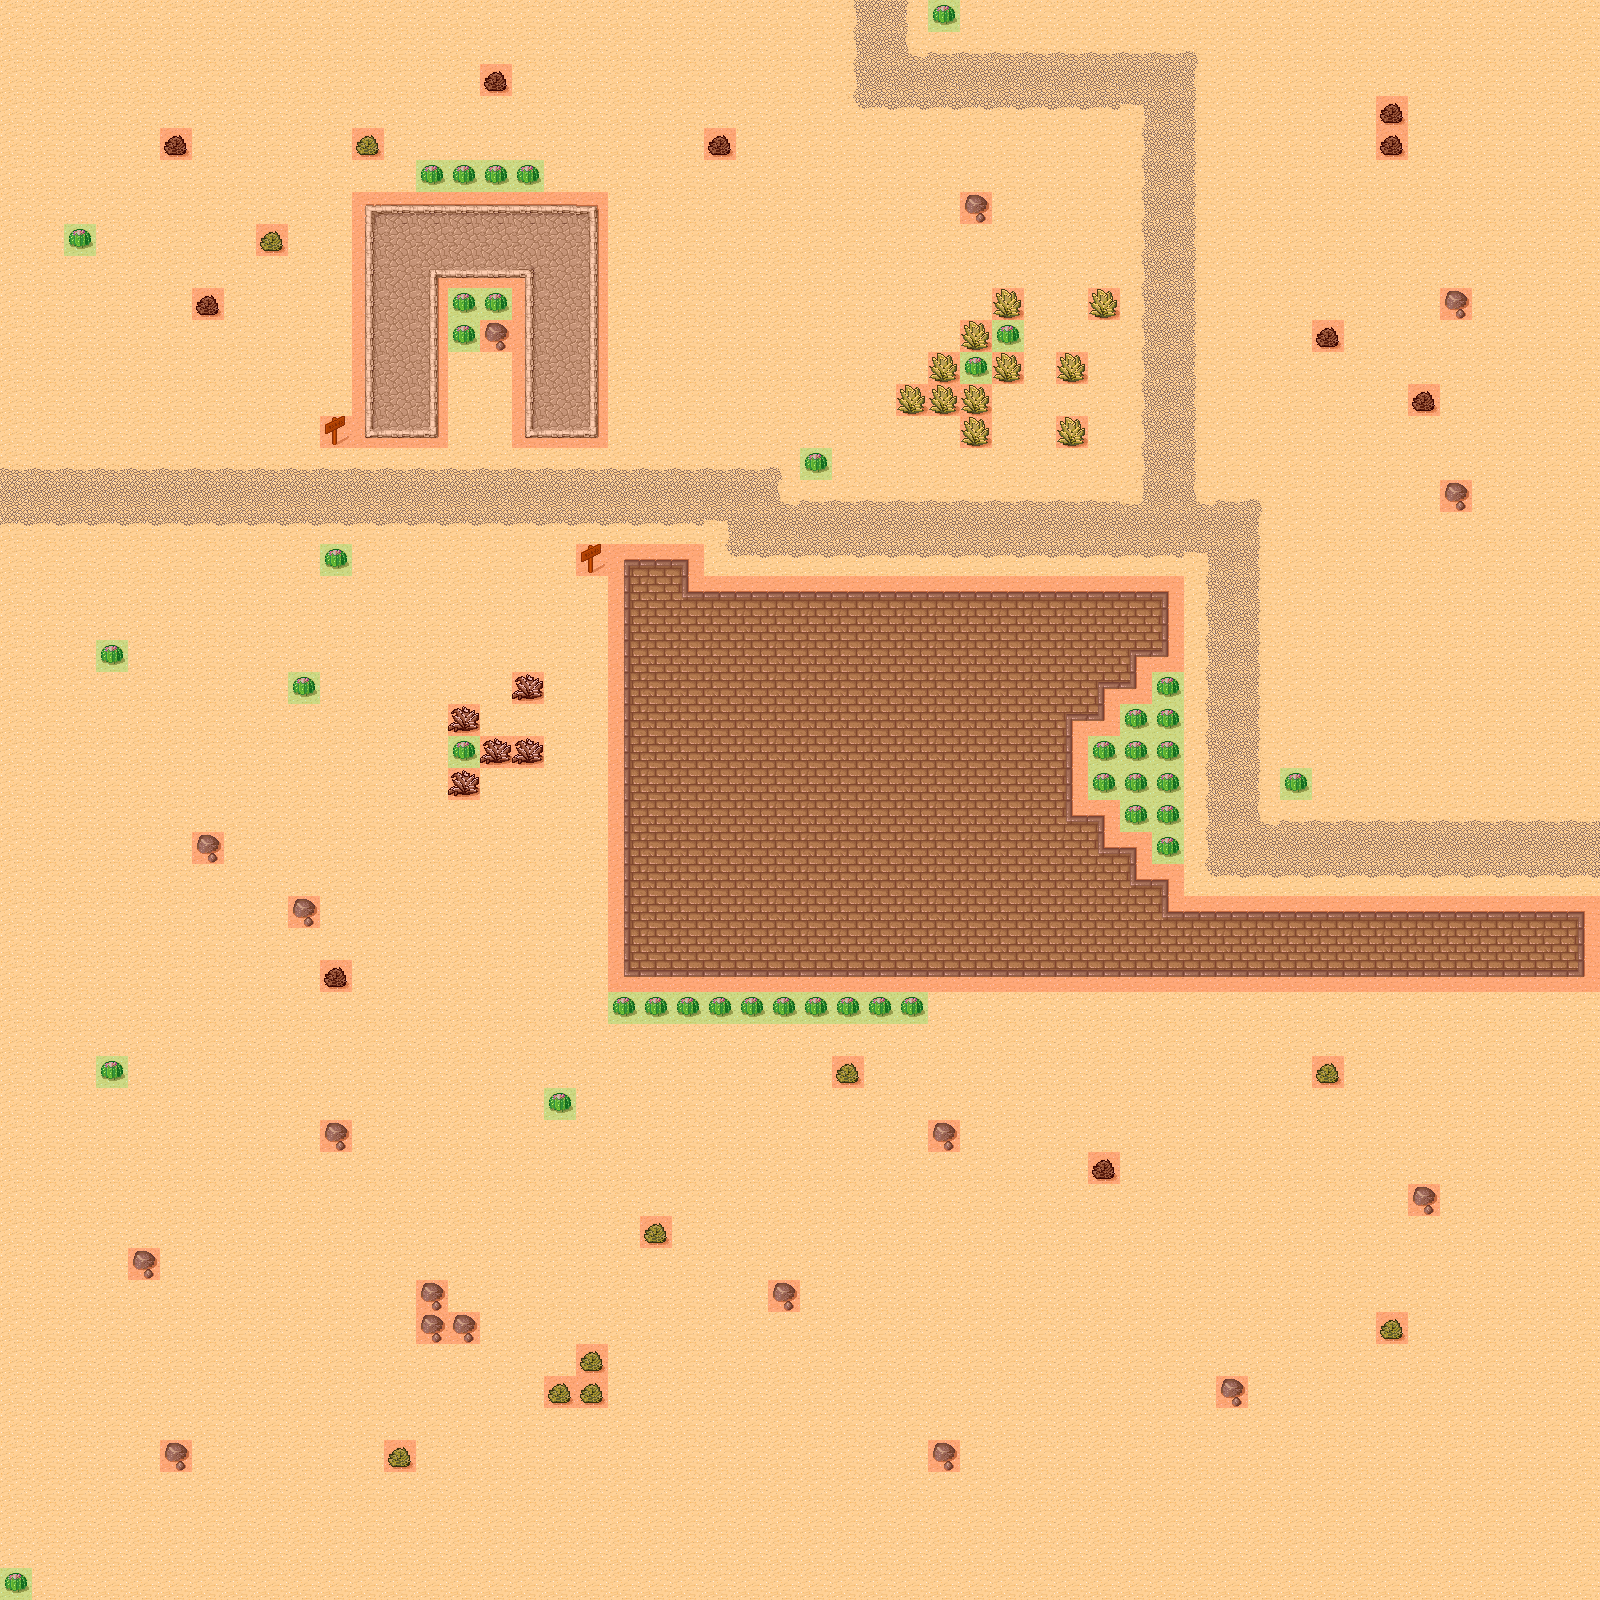

The image is a tile-based game level rendered from a .tmx file. Its description and source (layers, tilesets, objects; grid data summarised) follow:
An orthogonal 50x50 tile map with 32x32 px tiles, 3 tile layers (Background, Foreground, Meta), 2 tilesets and 1 object (SpawnPoint).

<map version="1.0" orientation="orthogonal" width="50" height="50" tilewidth="32" tileheight="32">
 <tileset firstgid="1" name="tmw_desert_spacing" tilewidth="32" tileheight="32" spacing="1" margin="1">
  <image source="tmw_desert_spacing.png" width="265" height="199" />
 </tileset>
 <tileset firstgid="49" name="meta_tiles" tilewidth="32" tileheight="32" spacing="1" margin="1">
  <image source="meta_tiles.png" width="67" height="34" />
  <tile id="0">
   <properties>
    <property name="Collidable" value="True" />
   </properties>
  </tile>
  <tile id="1">
   <properties>
    <property name="Collectable" value="True" />
   </properties>
  </tile>
 </tileset>
 <layer name="Background" width="50" height="50">
  <data>[2500 cells, 2500 non-empty, 39 distinct tile ids]</data>
 </layer>
 <layer name="Foreground" width="50" height="50">
  <data>[2500 cells, 42 non-empty, 1 distinct tile ids]</data>
 </layer>
 <layer name="Meta" width="50" height="50">
  <data>[2500 cells, 415 non-empty, 2 distinct tile ids]</data>
 </layer>
 <objectgroup name="Objects" width="50" height="50">
  <object name="SpawnPoint" x="208" y="464" width="32" height="32" />
 </objectgroup>
</map>
